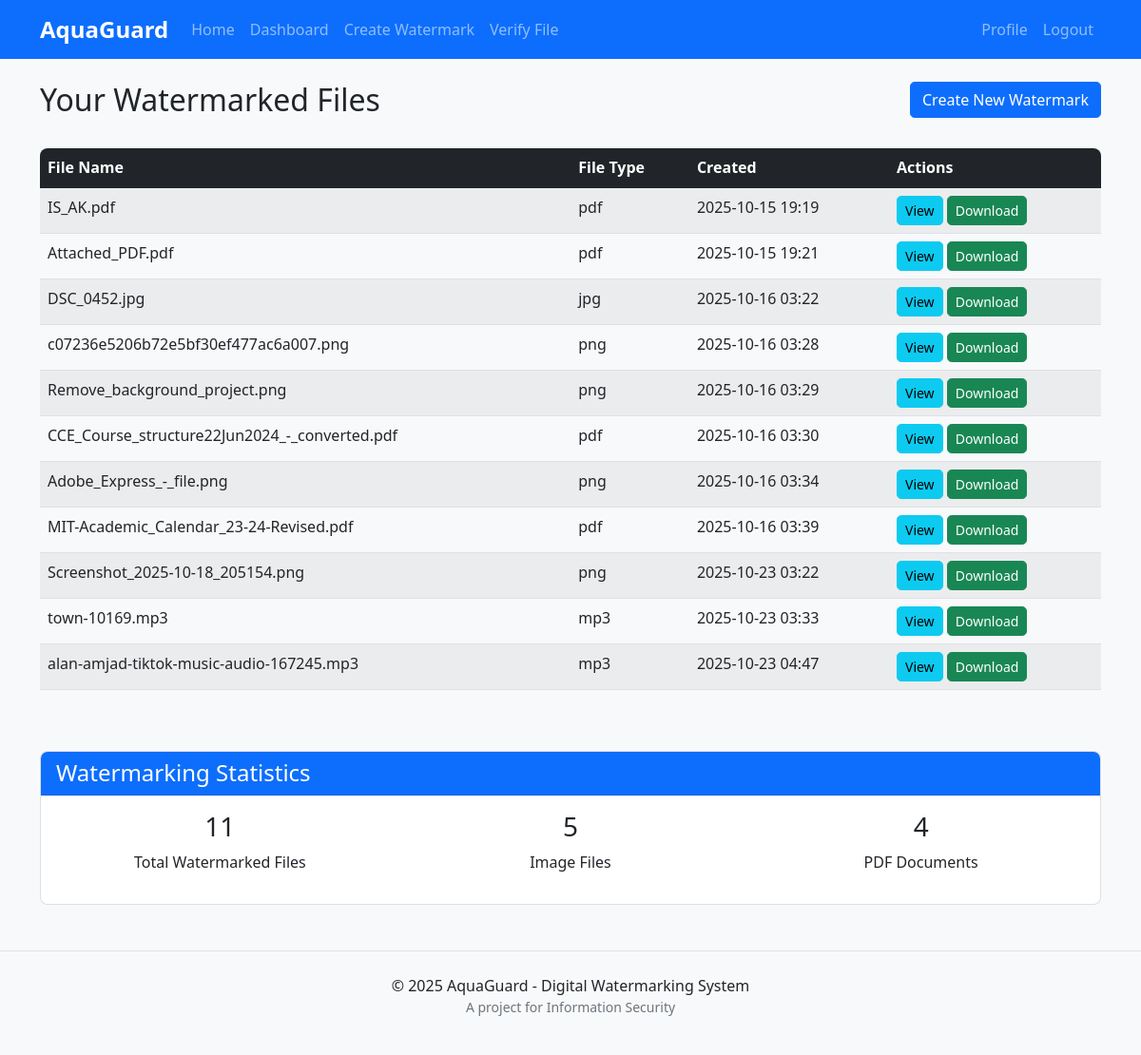
The app's page /dashboard (signed in) with its own data.
### aquaguard/models/watermark.py (models this page shows, shortened)
class Watermark(db.Model):
    __tablename__ = 'watermarks'
    __table_args__ = (
        db.Index('ix_watermarks_file_hash', 'file_hash'),
        db.Index('ix_watermarks_user_id', 'user_id'),
        db.Index('ix_watermarks_file_type', 'file_type'),
    )
    id = db.Column(db.Integer, primary_key=True)
    user_id = db.Column(db.Integer, db.ForeignKey('users.id'), nullable=False, index=True)
    file_name = db.Column(db.String(255), nullable=False)
    original_file_path = db.Column(db.String(255), nullable=False)
    watermarked_file_path = db.Column(db.String(255), nullable=False)
    watermark_data = db.Column(db.Text, nullable=False)  # JSON string containing watermark info
    file_hash = db.Column(db.String(64), nullable=False, index=True)  # SHA-3 hash of original file
    encryption_key = db.Column(db.String(64), nullable=False)  # AES-256 key (encrypted)
    created_at = db.Column(db.DateTime, default=datetime.datetime.utcnow)
    file_type = db.Column(db.String(20), nullable=False, index=True)  # Image, PDF, etc.

### aquaguard/app.py (the view)
@app.route('/dashboard')
@login_required
def dashboard():
    user_watermarks = Watermark.query.filter_by(user_id=current_user.id).all()
    return render_template('dashboard.html', watermarks=user_watermarks)

### aquaguard/app.py (called while the page is built)
@login_manager.user_loader
def load_user(user_id):
    return User.query.get(int(user_id))

### aquaguard/templates/dashboard.html (shortened to what this page needs)
{% extends 'base.html' %}
{% block content %}
<div class="row mb-4">
    <div class="col-md-8">
        <h2>Your Watermarked Files</h2>
    </div>
    <div class="col-md-4 text-end">
        <a href="{{ url_for('watermark.create_watermark') }}" class="btn btn-primary">
             Create New Watermark
        </a>
    </div>
</div>
{% if watermarks %}
<div class="table-responsive">
    <table class="table table-striped table-hover">
        <thead class="table-dark">
            <tr>
                <th>File Name</th>
                <th>File Type</th>
                <th>Created</th>
                <th>Actions</th>
            </tr>
        </thead>
        <tbody>
            {% for watermark in watermarks %}
            <tr>
                <td>{{ watermark.file_name }}</td>
                <td>{{ watermark.file_type }}</td>
                <td>{{ watermark.created_at.strftime('%Y-%m-%d %H:%M') }}</td>
                <td>
                    <a href="{{ url_for('watermark.view_watermark', watermark_id=watermark.id) }}" class="btn btn-sm btn-info">View</a>
                    <a href="{{ url_for('watermark.download_watermark', watermark_id=watermark.id) }}" class="btn btn-sm btn-success">Download</a>
                </td>
            </tr>
            {% endfor %}
        </tbody>
    </table>
</div>
{% else %}
<div class="alert alert-info">
    <p>You haven't created any watermarks yet. <a href="{{ url_for('watermark.create_watermark') }}">Create your first watermark</a>.</p>
</div>
{% endif %}
<div class="row mt-5">
    <div class="col-12">
        <div class="card">
            <div class="card-header bg-primary text-white">
                <h4 class="mb-0">Watermarking Statistics</h4>
            </div>
            <div class="card-body">
                <div class="row text-center">
                    <div class="col-md-4">
                        <h3>{{ watermarks|length }}</h3>
                        <p>Total Watermarked Files</p>
                    </div>
                    <div class="col-md-4">
                        <h3>{{ watermarks|selectattr('file_type', 'equalto', 'jpg')|list|length + watermarks|selectattr('file_type', 'equalto', 'png')|list|length }}</h3>
                        <p>Image Files</p>
                    </div>
                    <div class="col-md-4">
                        <h3>{{ watermarks|selectattr('file_type', 'equalto', 'pdf')|list|length }}</h3>
                        <p>PDF Documents</p>
                    </div>
                </div>
            </div>
        </div>
    </div>
</div>
{% endblock %}

### aquaguard/static/css/style.css (style rules this page uses)
body { font-family: 'Segoe UI', Tahoma, Geneva, Verdana, sans-serif; background-color: #f8f9fa; }
.card { border-radius: 0.5rem; overflow: hidden; }
.card-header { font-weight: 500; }
.btn { border-radius: 0.3rem; }
.table-responsive { border-radius: 0.5rem; overflow: hidden; }

### records on screen
Watermark: file_name "IS_AK.pdf", file_type "pdf", created_at "2025-10-15 19:19"
Watermark: file_name "Attached_PDF.pdf", file_type "pdf", created_at "2025-10-15 19:21"
Watermark: file_name "DSC_0452.jpg", file_type "jpg", created_at "2025-10-16 03:22"
Watermark: file_name "c07236e5206b72e5bf30ef477ac6a007.png", file_type "png", created_at "2025-10-16 03:28"
Watermark: file_name "Remove_background_project.png", file_type "png", created_at "2025-10-16 03:29"
Watermark: file_name "CCE_Course_structure22Jun2024_-_converted.pdf", file_type "pdf", created_at "2025-10-16 03:30"
Watermark: file_name "Adobe_Express_-_file.png", file_type "png", created_at "2025-10-16 03:34"
Watermark: file_name "MIT-Academic_Calendar_23-24-Revised.pdf", file_type "pdf", created_at "2025-10-16 03:39"
Watermark: file_name "Screenshot_2025-10-18_205154.png", file_type "png", created_at "2025-10-23 03:22"
Watermark: file_name "town-10169.mp3", file_type "mp3", created_at "2025-10-23 03:33"
Watermark: file_name "alan-amjad-tiktok-music-audio-167245.mp3", file_type "mp3", created_at "2025-10-23 04:47"

### other values on screen
{{ watermarks|length }} "11"
{{ watermarks|selectattr('file_type', 'equalto', 'pdf')|list|length }} "4"
